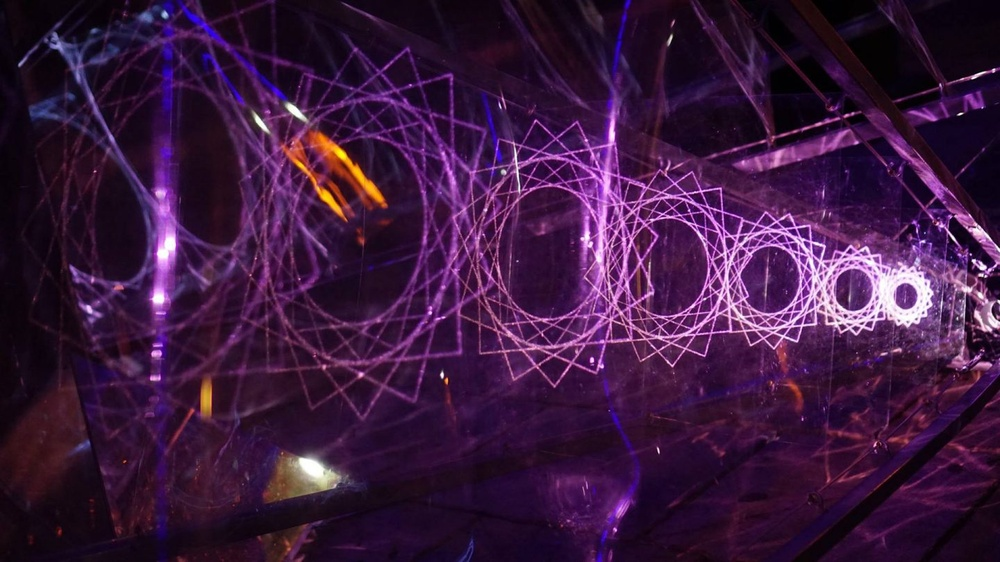
#> input picture uploads_image/cristallized-1651666969296.jpg, 1000 x 562 px, shrunk from 1440 x 810 before the run
$ python img2Stl.py   (older library calls are emulated)
#> lines starting #> are read from the running program, lines starting #| are printed output that depends on the picture
from stl_tools import numpy2stl
from scipy.ndimage import gaussian_filter
from scipy.misc import imread

A = imread("uploads_image/cristallized-1651666969296.jpg")
#> A is the input picture: shape (562, 1000, 3); mean R, G, B 59.3, 24.5, 61.9
A = A[:,:,2] + 1.0*A[:,:,0] # Compose elements from RGBA channels to give depth
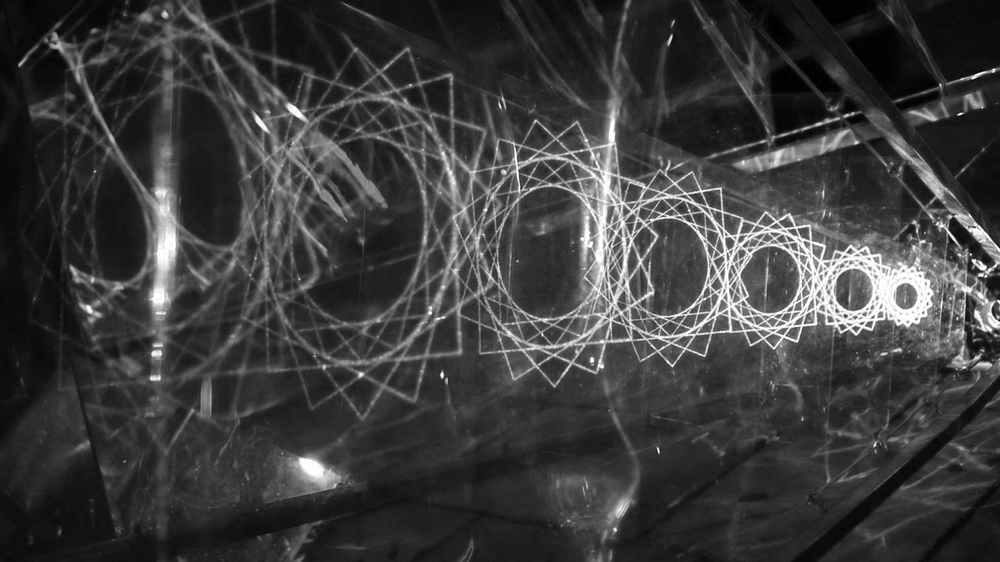
#> A: shape (562, 1000) float64; min 0, max 510, mean 121.3; drawn with min black and max white
A = gaussian_filter(A, 1) # smoothing

numpy2stl(A, "cristallized-1651666969296.stl", scale=0.05, mask_val = 5.)
#> (this line was passed over: stl_tools is not available in this run)
